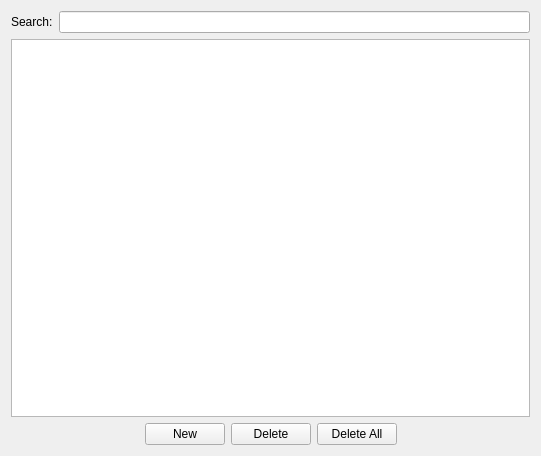
<?xml version="1.0" encoding="UTF-8"?>
<ui version="4.0">
<comment> Begin CVS Header </comment>
<comment>   $Source: /fs/turing/cvs/copasi_dev/copasi/UI/CQGlobalQuantitiesWidget.ui,v $ </comment>
<comment>   $Revision: 1.3 $ </comment>
<comment>   $Name: Build-33 $ </comment>
<comment>   $Author: aekamal $ </comment>
<comment>   $Date: 2010/01/18 15:53:07 $ </comment>
<comment> End CVS Header </comment>

<comment> Copyright (C) 2008 by Pedro Mendes, Virginia Tech Intellectual </comment>
<comment> Properties, Inc., EML Research, gGmbH, University of Heidelberg, </comment>
<comment> and The University of Manchester. </comment>
<comment> All rights reserved. </comment>

 <comment> All rights reserved. </comment>
 <class>CQGlobalQuantitiesWidget</class>
 <widget class="CopasiWidget" name="CQGlobalQuantitiesWidget">
  <property name="geometry">
   <rect>
    <x>0</x>
    <y>0</y>
    <width>541</width>
    <height>456</height>
   </rect>
  </property>
  <property name="caption" stdset="0">
   <string>GlobalQuantities</string>
  </property>
  <layout class="QGridLayout">
   <item row="8" column="0" colspan="2">
    <layout class="QHBoxLayout">
     <item>
      <spacer name="horizontalSpacerLeft">
       <property name="orientation">
        <enum>Qt::Horizontal</enum>
       </property>
       <property name="sizeHint" stdset="0">
        <size>
         <width>40</width>
         <height>20</height>
        </size>
       </property>
      </spacer>
     </item>
     <item>
      <widget class="QPushButton" name="mpBtnNew">
       <property name="text">
        <string>New</string>
       </property>
      </widget>
     </item>
     <item>
      <widget class="QPushButton" name="mpBtnDelete">
       <property name="focusPolicy">
        <enum>Qt::NoFocus</enum>
       </property>
       <property name="text">
        <string>Delete</string>
       </property>
      </widget>
     </item>
     <item>
      <widget class="QPushButton" name="mpBtnClear">
       <property name="focusPolicy">
        <enum>Qt::NoFocus</enum>
       </property>
       <property name="text">
        <string>Delete All</string>
       </property>
      </widget>
     </item>
     <item>
      <spacer name="horizontalSpacerRight">
       <property name="orientation">
        <enum>Qt::Horizontal</enum>
       </property>
       <property name="sizeHint" stdset="0">
        <size>
         <width>40</width>
         <height>20</height>
        </size>
       </property>
      </spacer>
     </item>
    </layout>
   </item>
   <item row="6" column="0" colspan="2">
    <widget class="QTableView" name="mpTblGlobalQuantities">
     <property name="editTriggers">
      <set>QAbstractItemView::DoubleClicked|QAbstractItemView::EditKeyPressed|QAbstractItemView::SelectedClicked</set>
     </property>
     <property name="alternatingRowColors">
      <bool>true</bool>
     </property>
     <property name="selectionMode">
      <enum>QAbstractItemView::ExtendedSelection</enum>
     </property>
     <property name="selectionBehavior">
      <enum>QAbstractItemView::SelectRows</enum>
     </property>
     <property name="sortingEnabled">
      <bool>true</bool>
     </property>
    </widget>
   </item>
   <item row="3" column="0" rowspan="3" colspan="2">
    <layout class="QHBoxLayout" name="horizontalLayout">
     <item>
      <widget class="QLabel" name="label">
       <property name="text">
        <string>Search:</string>
       </property>
      </widget>
     </item>
     <item>
      <widget class="QLineEdit" name="mpLEFilter"/>
     </item>
    </layout>
   </item>
  </layout>
 </widget>
 <layoutdefault spacing="6" margin="11"/>
 <pixmapfunction>qPixmapFromMimeSource</pixmapfunction>
 <customwidgets>
  <customwidget>
   <class>CopasiWidget</class>
   <extends>QWidget</extends>
   <header>copasiWidget.h</header>
   <container>1</container>
  </customwidget>
 </customwidgets>
 <tabstops>
  <tabstop>mpTblGlobalQuantities</tabstop>
  <tabstop>mpBtnDelete</tabstop>
  <tabstop>mpBtnClear</tabstop>
 </tabstops>
 <includes>
  <include location="global">vector</include>
  <include location="local">copasi/UI/copasiWidget.h</include>
 </includes>
 <resources/>
 <connections>
  <connection>
   <sender>mpBtnClear</sender>
   <signal>pressed()</signal>
   <receiver>CQGlobalQuantitiesWidget</receiver>
   <slot>slotBtnClearClicked()</slot>
   <hints>
    <hint type="sourcelabel">
     <x>334</x>
     <y>443</y>
    </hint>
    <hint type="destinationlabel">
     <x>20</x>
     <y>20</y>
    </hint>
   </hints>
  </connection>
  <connection>
   <sender>mpBtnDelete</sender>
   <signal>pressed()</signal>
   <receiver>CQGlobalQuantitiesWidget</receiver>
   <slot>slotBtnDeleteClicked()</slot>
   <hints>
    <hint type="sourcelabel">
     <x>253</x>
     <y>443</y>
    </hint>
    <hint type="destinationlabel">
     <x>20</x>
     <y>20</y>
    </hint>
   </hints>
  </connection>
  <connection>
   <sender>mpTblGlobalQuantities</sender>
   <signal>doubleClicked(QModelIndex)</signal>
   <receiver>CQGlobalQuantitiesWidget</receiver>
   <slot>slotDoubleClicked(QModelIndex)</slot>
   <hints>
    <hint type="sourcelabel">
     <x>270</x>
     <y>212</y>
    </hint>
    <hint type="destinationlabel">
     <x>270</x>
     <y>227</y>
    </hint>
   </hints>
  </connection>
  <connection>
     <sender>mpBtnNew</sender>
     <signal>pressed()</signal>
     <receiver>CQGlobalQuantitiesWidget</receiver>
     <slot>slotBtnNewClicked()</slot>
     <hints>
       <hint type="sourcelabel">
         <x>189</x>
         <y>434</y>
       </hint>
       <hint type="destinationlabel">
         <x>270</x>
         <y>227</y>
       </hint>
     </hints>
   </connection>
 </connections>
</ui>
